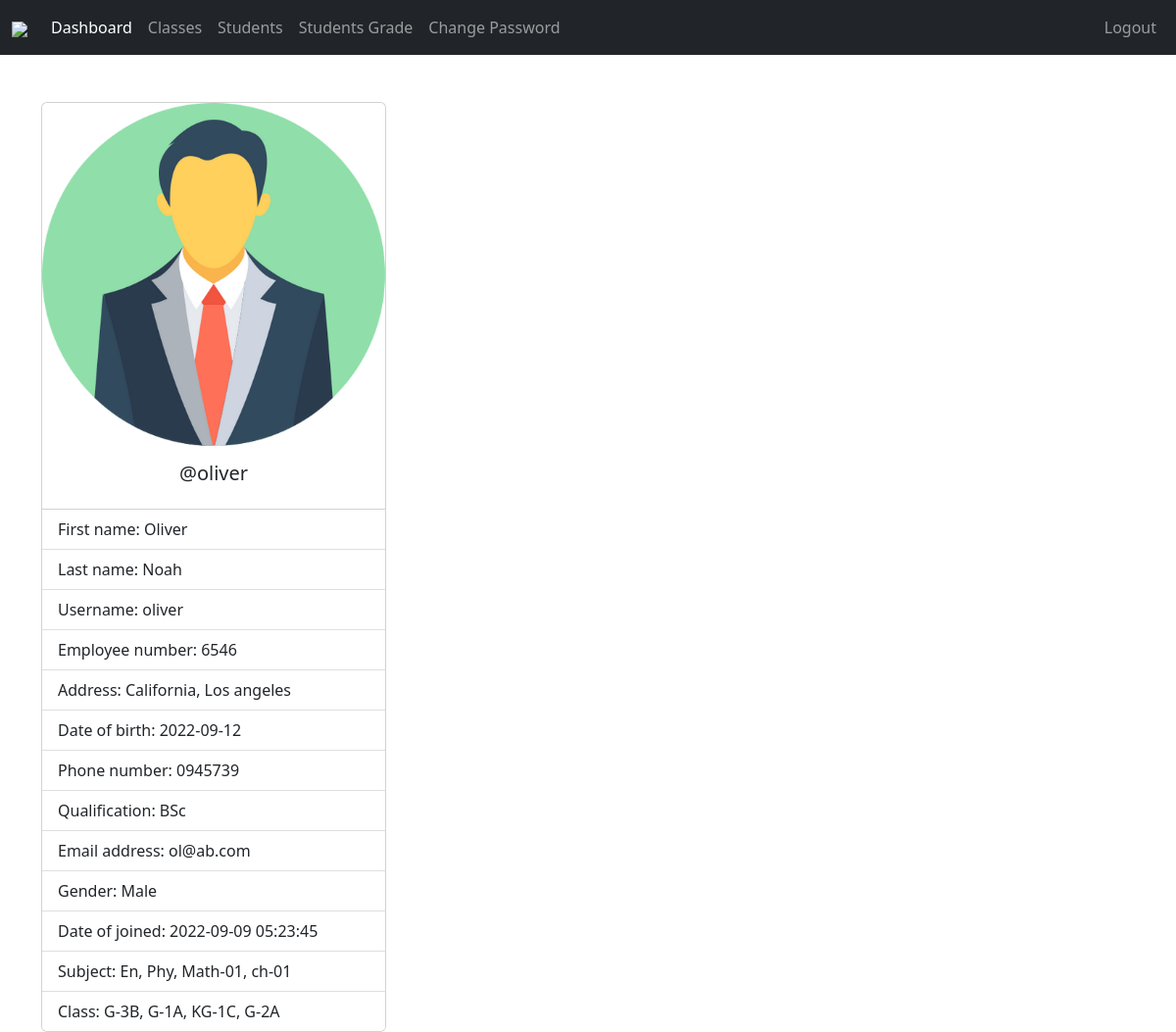
The app's page /Teacher/index.php with its own data.
### tables this page shows
CREATE TABLE `teachers` (
  `teacher_id` int(11) NOT NULL,
  `username` varchar(127) NOT NULL,
  `password` varchar(255) NOT NULL,
  `class` varchar(31) NOT NULL,
  `fname` varchar(127) NOT NULL,
  `lname` varchar(127) NOT NULL,
  `subjects` varchar(31) NOT NULL,
  `address` varchar(31) NOT NULL,
  `employee_number` int(11) NOT NULL,
  `date_of_birth` date DEFAULT NULL,
  `phone_number` varchar(31) NOT NULL,
  `qualification` varchar(127) NOT NULL,
  `gender` varchar(7) NOT NULL,
  `email_address` varchar(255) NOT NULL,
  `date_of_joined` datetime NOT NULL DEFAULT current_timestamp()
);

### Teacher/data/teacher.php (called while the page is built)
<?php
function getTeacherById($teacher_id, $conn){
   $sql = "SELECT * FROM teachers
           WHERE teacher_id=?";
   $stmt = $conn->prepare($sql);
   $stmt->execute([$teacher_id]);
   if ($stmt->rowCount() == 1) {
     $teacher = $stmt->fetch();
     return $teacher;
   }else {
    return 0;
   }
}

### Teacher/data/subject.php (called while the page is built, shortened)
<?php
function getSubjectById($subject_id, $conn){
   $sql = "SELECT * FROM subjects
           WHERE subject_id=?";
   $stmt = $conn->prepare($sql);
   $stmt->execute([$subject_id]);
   if ($stmt->rowCount() == 1) {
     $subject = $stmt->fetch();
     return $subject;
   }else {
   	return 0;
   }
}
 ?>

### Teacher/data/class.php (called while the page is built, shortened)
<?php
function getClassById($class_id, $conn){
   $sql = "SELECT * FROM class
           WHERE class_id=?";
   $stmt = $conn->prepare($sql);
   $stmt->execute([$class_id]);
   if ($stmt->rowCount() == 1) {
     $class = $stmt->fetch();
     return $class;
   }else {
    return 0;
   }
}

### Teacher/data/grade.php (called while the page is built, shortened)
<?php
function getGradeById($grade_id, $conn){
   $sql = "SELECT * FROM grades
           WHERE grade_id=?";
   $stmt = $conn->prepare($sql);
   $stmt->execute([$grade_id]);
   if ($stmt->rowCount() == 1) {
     $grade = $stmt->fetch();
     return $grade;
   }else {
    return 0;
   }
}

### Teacher/data/section.php (called while the page is built, shortened)
<?php
function getSectioById($section_id, $conn){
   $sql = "SELECT * FROM section
           WHERE section_id=?";
   $stmt = $conn->prepare($sql);
   $stmt->execute([$section_id]);
   if ($stmt->rowCount() == 1) {
     $section = $stmt->fetch();
     return $section;
   }else {
    return 0;
   }
}

### Teacher/index.php (the view, shortened to what this page needs)
<?php
if (isset($_SESSION['teacher_id']) && $_SESSION['role'] == 'Teacher') {
    include "../DB_connection.php";
    include "data/teacher.php";
    include "data/subject.php";
    include "data/grade.php";
    include "data/section.php";
    include "data/class.php";
    $teacher_id = $_SESSION['teacher_id'];
    $teacher = getTeacherById($teacher_id, $conn);
    if ($teacher != 0) {
?>
<!DOCTYPE html>
<html lang="en">
<head>
	<link rel="stylesheet" href="https://cdn.jsdelivr.net/npm/bootstrap@5.2.0/dist/css/bootstrap.min.css">
	<link rel="stylesheet" href="../css/style.css">
    <link rel="stylesheet" href="https://cdnjs.cloudflare.com/ajax/libs/font-awesome/4.7.0/css/font-awesome.min.css">
</head>
<body>
    <?php include "inc/navbar.php"; ?>
    <div class="container mt-5">
        <div class="card" style="width: 22rem;">
            <img src="../img/teacher-<?=$teacher['gender']?>.png" class="card-img-top" alt="Teacher Image">
            <div class="card-body">
                <h5 class="card-title text-center">@<?=$teacher['username']?></h5>
            </div>
            <ul class="list-group list-group-flush">
                <li class="list-group-item">First name: <?=$teacher['fname']?></li>
                <li class="list-group-item">Last name: <?=$teacher['lname']?></li>
                <li class="list-group-item">Username: <?=$teacher['username']?></li>
                <li class="list-group-item">Employee number: <?=$teacher['employee_number']?></li>
                <li class="list-group-item">Address: <?=$teacher['address']?></li>
                <li class="list-group-item">Date of birth: <?=$teacher['date_of_birth']?></li>
                <li class="list-group-item">Phone number: <?=$teacher['phone_number']?></li>
                <li class="list-group-item">Qualification: <?=$teacher['qualification']?></li>
                <li class="list-group-item">Email address: <?=$teacher['email_address']?></li>
                <li class="list-group-item">Gender: <?=$teacher['gender']?></li>
                <li class="list-group-item">Date of joined: <?=$teacher['date_of_joined']?></li>
                <li class="list-group-item">Subject:
                    <?php
                    $s = '';
                    $subjects = str_split(trim($teacher['subjects']));
                    foreach ($subjects as $subject) {
                        $s_temp = getSubjectById($subject, $conn);
                        if ($s_temp != 0)
                            $s .= $s_temp['subject_code'] . ', ';
                    }
                    echo rtrim($s, ', ');
                    ?>
                </li>
                <li class="list-group-item">Class:
                    <?php
                    $c = '';
                    $classes = str_split(trim($teacher['class']));
                    foreach ($classes as $class_id) {
                        $class = getClassById($class_id, $conn);
                        $c_temp = getGradeById($class['grade'], $conn);
                        $section = getSectioById($class['section'], $conn);
                        if ($c_temp != 0)
                            $c .= $c_temp['grade_code'] . '-' . $c_temp['grade'] . $section['section'] . ', ';
                    }
                    echo rtrim($c, ', ');
                    ?>
                </li>
            </ul>
        </div>
    </div>
</body>
</html>
<?php
    } else {
        header("Location: logout.php?error=An error occurred");
        exit;
    }
} else {
    header("Location: ../login.php");
    exit;
}
?>

### records on screen
teachers: gender (picture), username "oliver", fname "Oliver", lname "Noah", employee_number "6546", address "California, Los angeles", date_of_birth "2022-09-12", phone_number "0945739", qualification "BSc", email_address "ol@ab.com", gender "Male", date_of_joined "2022-09-09 05:23:45"

### other values on screen
rtrim($s, ', ') "En, Phy, Math-01, ch-01"
rtrim($c, ', ') "G-3B, G-1A, KG-1C, G-2A"
